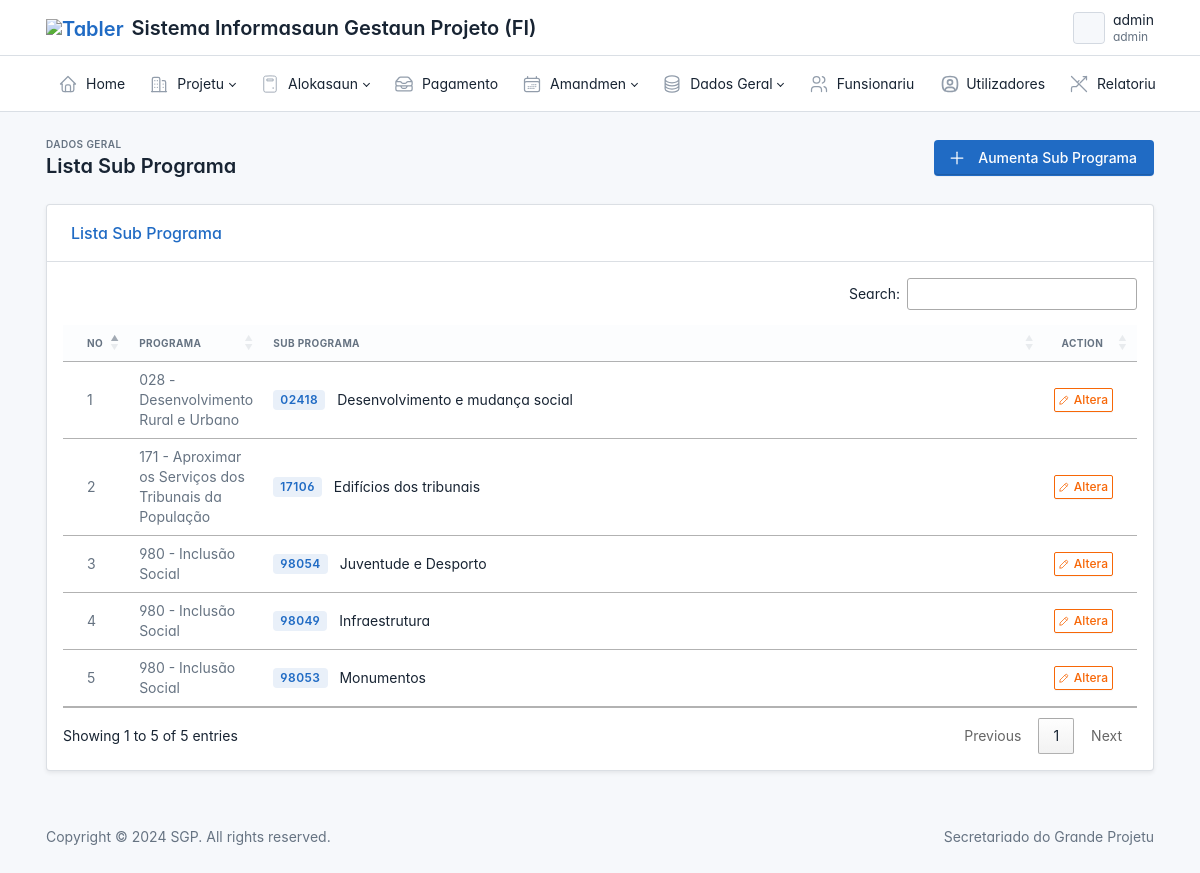
Before: /custom/subprogram/lists/ (signed in) with the older database file.
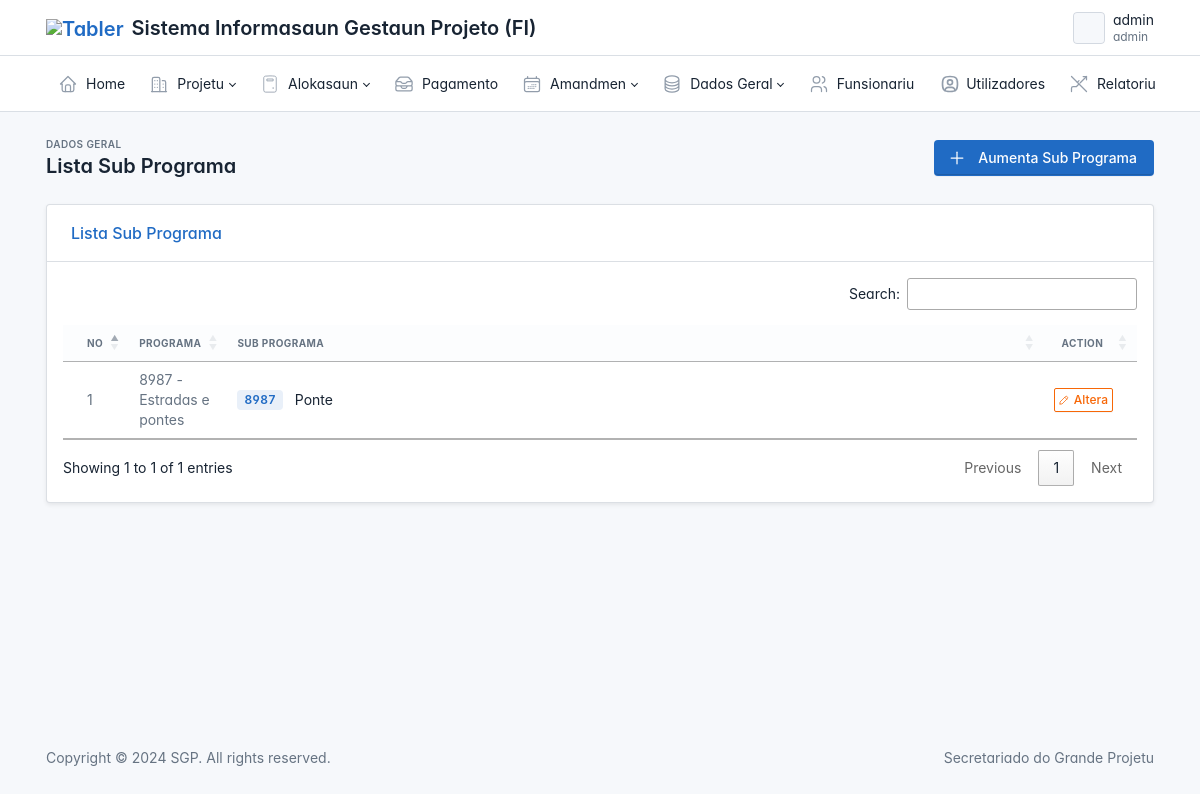
After: the same page with the newer database file.
### project/models.py (models this page shows, shortened)
class SubProgram(models.Model):
    program = models.ForeignKey(Program, on_delete=models.SET_NULL, null=True, blank=True)
    code = models.CharField(max_length=50, null=True, blank=True)
    name = models.CharField(max_length=100)

class Program(models.Model):
    code = models.CharField(max_length=10, null=True, blank=True)
    name = models.CharField(max_length=100)
    def __str__(self):
        return f'{self.code} - {self.name}'

### main/decorators.py (the view)
        def wrapper_func(request, *args, **kwargs):
            group = None
            if request.user.groups.all()[0].name:
                group = request.user.groups.all()[0].name
            if group in allow_roles:
                return view_func(request, *args, **kwargs)
            else:
                return render(request, 'layout/403.html')

### custom/forms.py
class SubProgramForm(forms.ModelForm):
	class Meta:
		model = SubProgram
		fields = ['program', 'name', 'code']
	def __init__(self, *args, **kwargs):
		super(SubProgramForm, self).__init__(*args, **kwargs)
		for field_name, field in self.fields.items():
			if isinstance(field.widget, forms.Select):
				field.widget.attrs.update({'class': 'form-select'})
		self.helper = FormHelper()
		self.helper.form_method = 'post'
		self.fields['name'].required = True
		self.helper.layout = Layout(
			Row(
				Column('program', css_class='form-group col-md-12 mb-0'),
			),
			Row(
				Column('code', css_class='form-group col-md-12 mb-0'),
			),
			Row(
				Column('name', css_class='form-group col-md-12 mb-0'),
			),
			HTML("""
                <div class="mt-3">
                    <button class="btn btn-primary" type="submit" title="Save">
                        Save <i class='fa fa-save'></i>
                    </button>
                </div>
            """)
		)

### main/context_processors.py (called while the page is built)
def user_group(request):
    group_name = None
    if request.user.is_authenticated and request.user.groups.exists():
        group_name = request.user.groups.first().name
    return {
        'user_group': group_name
    }

### custom/templates/custom/list3.html (shortened to what this page needs)
{% extends 'layout/base.html' %}
{% load crispy_forms_tags %}
{% block content %}
{% load static %}
<div class="page-wrapper">
    <div class="page-header d-print-none">
        <div class="container-xl">
            <div class="row g-2 align-items-center">
                <div class="col">
                    <div class="page-pretitle">Dados Geral</div>
                    <h2 class="page-title">{{ title }}</h2>
                </div>
                <div class="col-auto ms-auto d-print-none">
                    {% if group != 'director' %}
                    <button class="btn btn-primary d-none d-sm-inline-block" data-bs-toggle="modal" data-bs-target="#modal-add">
                        <svg xmlns="http://www.w3.org/2000/svg" class="icon" width="24" height="24" viewBox="0 0 24 24" stroke-width="2" stroke="currentColor" fill="none" stroke-linecap="round" stroke-linejoin="round"><path stroke="none" d="M0 0h24v24H0z" fill="none"/><path d="M12 5l0 14" /><path d="M5 12l14 0" /></svg>
                        Aumenta {{ topic }}
                    </button>
                    {% endif %}
                </div>
            </div>
        </div>
    </div>
    <div class="page-body">
        <div class="container-xl">
            <div class="card shadow-sm">
                <div class="card-header justify-content-between align-items-center bg-transparent">
                    <h3 class="card-title text-primary font-weight-bold">Lista {{ topic }}</h3>
                </div>
                <div class="card-body p-0">
                    <div id="table-default" class="table-responsive p-3">
                        <table id="myTable" class="table table-vcenter table-hover card-table">
                            <thead>
                                <tr>
                                    <th class="w-1">No</th>
                                    <th class="w-1">Programa</th>
                                    <th>{{ topic }}</th>
                                    <th class="w-1 text-center">Action</th>
                                </tr>
                            </thead>
                            <tbody class="table-tbody">
                                {% for data in data %}
                                <tr>
                                    <td class="text-muted">{{ forloop.counter }}</td>
                                    <td class="text-muted">{{data.program }}</td>
                                    <td class="font-weight-medium text-dark">
                                        {% if data.code %}
                                            <span class="badge bg-blue-lt me-2">{{ data.code }}</span>
                                        {% endif %}
                                        {{ data.name }}
                                    </td>
                                    <td class="text-center">
                                        <button class="btn btn-outline-warning btn-sm"
                                                data-bs-toggle="modal"
                                                data-bs-target="#modal-update-{{ data.id }}">
                                            Altera
                                        </button>
                                    </td>
                                </tr>
                                {% endfor %}
                            </tbody>
                        </table>
                    </div>
                </div>
            </div>
        </div>
    </div>
</div>
{% endblock content %}
{% block script %}
<link rel="stylesheet" href="https://cdn.datatables.net/1.13.7/css/jquery.dataTables.min.css">
<link rel="stylesheet" href="https://cdn.datatables.net/buttons/2.4.2/css/buttons.dataTables.min.css">
{% endblock script %}

Changed rows visible on the page:
removed SubProgram: program "028 - Desenvolvimento Rural e Urbano", code "02418", name "Desenvolvimento e mudança social"
removed SubProgram: program "171 - Aproximar os Serviços dos Tribunais da População", code "17106", name "Edifícios dos tribunais"
removed SubProgram: program "980 - Inclusão Social", code "98054", name "Juventude e Desporto"
removed SubProgram: program "980 - Inclusão Social", code "98049", name "Infraestrutura"
removed SubProgram: program "980 - Inclusão Social", code "98053", name "Monumentos"
added SubProgram: program "8987 - Estradas e pontes", code "8987", name "Ponte"
Other visible differences:
text written by a page script: "Search: Showing 1 to 5 of 5 entries Previous 1 Next" → "Search: Showing 1 to 1 of 1 entries Previous 1 Next"
